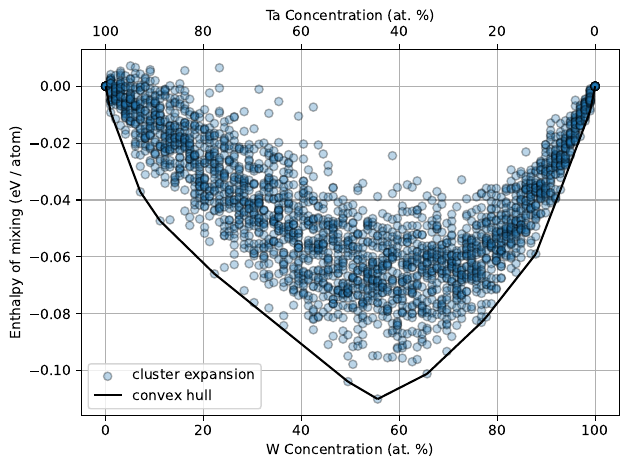

This chart was generated by the following Python code:
from pathlib import Path
import re

import numpy as np
import matplotlib.pyplot as plt
import matplotlib as mpl
from scipy.spatial import ConvexHull
from matplotlib.collections import LineCollection

from tce.constants import LatticeStructure
from tce import topology, structures

OSZICAR_PATTERN = re.compile(
    r"  ([0-9]+) F= ([+-]?(?=\.\d|\d)(?:\d+)?(?:\.?\d*))(?:[Ee]([+-]?\d+))? E0= ([+-]?(?=\.\d|\d)(?:\d+)?(?:\.?\d*))(?:[Ee]([+-]?\d+))?  d E =([+-]?(?=\.\d|\d)(?:\d+)?(?:\.?\d*))(?:[Ee]([+-]?\d+))?"
)


def main():
    root = Path("vasp-structures/MC_structs")

    feature_vectors = []
    energies = []
    for directory in root.glob("*_Ta*W*"):

        energy = None
        with (directory / "OSZICAR").open("r") as file:
            for line in file:
                if not (m := OSZICAR_PATTERN.match(line)):
                    continue
                step, e, e_exponent, e0, e0_exponent, de, de_exponent = m.groups()
                energy = float(e) * 10 ** int(e_exponent)

        if not energy:
            raise ValueError
        energies.append(energy)

        poscar_path = directory / "POSCAR"
        positions = np.loadtxt(poscar_path, skiprows=8, max_rows=128)
        with (directory / "POSCAR").open("r") as file:
            lines = file.readlines()
        num_tantalum, num_tungsten = lines[6].strip().split()
        num_tantalum, num_tungsten = int(num_tantalum), int(num_tungsten)
        types = np.concatenate(
            (0 * np.ones(num_tantalum, dtype=int), 1 * np.ones(num_tungsten, dtype=int))
        )

        # compute adjacency matrix
        cell_matrix = np.loadtxt(poscar_path, skiprows=2, max_rows=3)
        positions *= 0.99

        adjacency_tensors = topology.get_adjacency_tensors_binning(
            positions=positions,
            boxsize=np.diag(cell_matrix),
            max_distance=4.0,
            max_adjacency_order=2
        )

        three_body_tensors = topology.get_three_body_tensors(
            lattice_structure=LatticeStructure.BCC,
            adjacency_tensors=adjacency_tensors,
            max_three_body_order=1
        )

        state_matrix = np.zeros((128, 2), dtype=int)
        state_matrix[np.arange(128), types] = 1

        feature_vector = topology.get_feature_vector(
            adjacency_tensors=adjacency_tensors,
            three_body_tensors=three_body_tensors,
            state_matrix=state_matrix
        )

        feature_vectors.append(feature_vector)

    feature_vectors = np.array(feature_vectors)
    energies = np.array(energies)

    interaction_vector = np.linalg.pinv(feature_vectors) @ energies

    generator = np.random.default_rng(seed=0)
    supercell = structures.Supercell(
        lattice_structure=LatticeStructure.BCC,
        lattice_parameter=1.0,
        size=(10, 10, 10)
    )
    tungsten_concentrations = np.linspace(0.0, 1.0, 100)
    tungsten_concentrations = np.repeat(tungsten_concentrations, 25)
    interaction_energies = np.zeros_like(tungsten_concentrations)
    for i, x_tungsten in enumerate(tungsten_concentrations):

        types = generator.choice((0, 1), p=(1.0 - x_tungsten, x_tungsten), size=supercell.num_sites)
        state_matrix = np.zeros((supercell.num_sites, 2), dtype=int)
        state_matrix[np.arange(supercell.num_sites), types] = 1
        feature_vector = supercell.feature_vector(state_matrix=state_matrix, max_adjacency_order=2, max_triplet_order=1)
        interaction_energies[i] = interaction_vector @ feature_vector

    enthalpy_of_mixing = interaction_energies - \
        tungsten_concentrations * interaction_energies[-1] - (1.0 - tungsten_concentrations) * interaction_energies[0]
    enthalpy_of_mixing /= supercell.num_sites

    tungsten_concentrations *= 100
    points = np.column_stack((tungsten_concentrations, enthalpy_of_mixing))
    hull = ConvexHull(points)

    y_values = points[hull.simplices, 1]

    mask = np.all(y_values <= 0, axis=1)
    valid_simplices = hull.simplices[mask]
    segments = points[valid_simplices]

    plt.scatter(tungsten_concentrations, enthalpy_of_mixing, alpha=0.3, edgecolors="black", zorder=7, label="cluster expansion")
    plt.gca().add_collection(
        LineCollection(segments, colors="black", linestyles="-", zorder=8, label="convex hull")
    )
    plt.xlabel("W Concentration (at. %)")
    plt.ylabel("Enthalpy of mixing (eV / atom)")
    ax = plt.gca()
    secax = ax.secondary_xaxis(location="top", functions=(lambda x: 100 - x, lambda x: 100 - x))
    secax.set_xlabel("Ta Concentration (at. %)")
    plt.grid()
    plt.legend()
    plt.tight_layout()
    plt.savefig("convex-hull.pdf", bbox_inches="tight")


if __name__ == "__main__":
    mpl.use("TkAgg")
    main()
